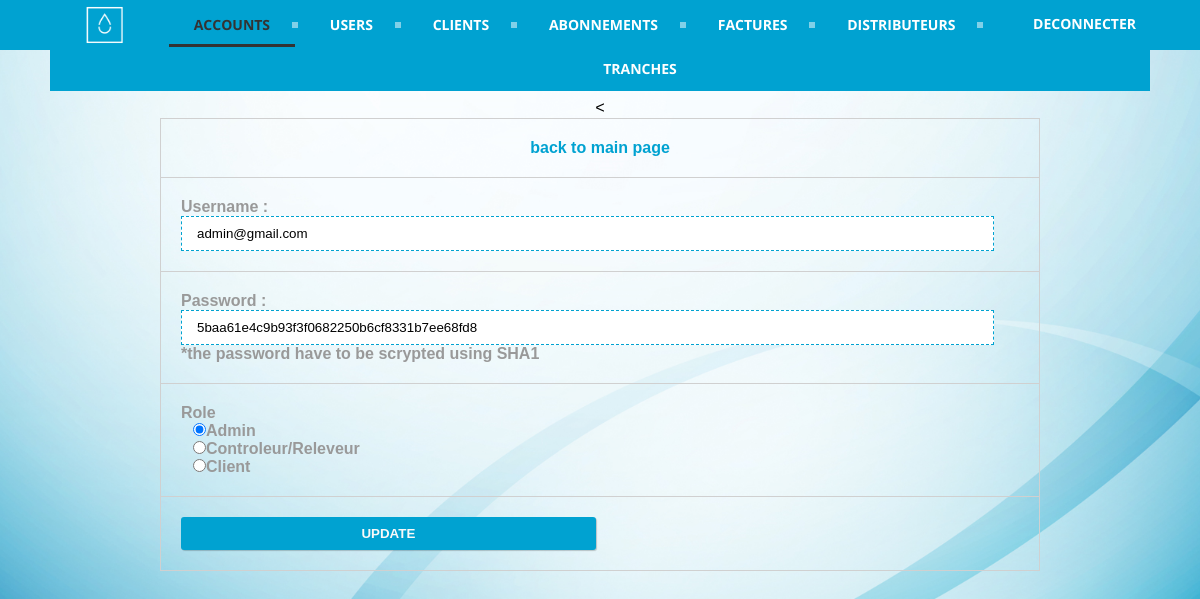
Screenshot of /admin/account/edit_data.php?edit_id=1 (signed in) with the database file from the repository.
### tables this page shows
CREATE TABLE `account` (
  `idAccount` int(255) NOT NULL,
  `username` varchar(45) DEFAULT NULL,
  `password` varchar(250) DEFAULT NULL,
  `type` varchar(35) NOT NULL
);

### admin/account/edit_data.php (the view, shortened to what this page needs)
<?php
if(isset($_GET['edit_id']))
{
   $sql_query="SELECT * FROM account WHERE idAccount=".$_GET['edit_id'];
   $result_set=mysql_query($sql_query);
   $fetched_row=mysql_fetch_array($result_set);
}
?>
<html>
<head>
    <link rel="stylesheet" href="../../public/css/style.css" type="text/css" />
</head>
<body>
    <center>
        <div id="header">
           <div id="content">
            <div id='cssmenu'>
     <a href="../../"><img src="../../public/img/logo-white.png" style="width: 50px; height: 50px; float: left; margin-left: 30px" /></a>
                <form id='logout' action='../../logout-submit.php' method='post' accept-charset='UTF-8'>
                  <input type="submit" class="login-button" value="Deconnecter"></input>
              </form>
              <ul>
                  <li class="active"><a href="#"><span>Accounts</span></a></li>
                  <li><a href="../user/"><span>Users</span></a></li>
                  <li><a href="../client/"><span>Clients</span></a></li>
                  <li><a href="../abbonement/"><span>Abonnements</span></a></li>
                  <li><a href="../facture/"><span>Factures</span></a></li>
                  <li><a href="../distributeur/"><span>Distributeurs</span></a></li>
                  <li class='last'><a href="../tranche/"><span>Tranches</span></a></li>
              </ul>
          </div>
      </div>
  </div>
  <div id="body">
   <div id="content">
    <form method="post"><
        <table align="center">
            <tr>
                <td align="center"><a href="index.php">back to main page</a></td>
            </tr>
            <tr>
                <td>
                Username :
                <input type="email" name="username" placeholder="username" value="<?php echo $fetched_row['username']; ?>" required /></td>
            </tr>
            <tr>
                <td>
                Password :
                <input type="text" name="password" placeholder="password" value="<?php echo $fetched_row['password']; ?>" required />
                *the password have to be scrypted using SHA1
                </td>
            </tr>
            <tr>
                <td>
                    Role<br>
                    <div style="padding-left: 12px">
                        <input id="type_A" type="radio" name="type" value="admin" <?php if($fetched_row['type']=='admin') echo "checked" ?> style="height: initial;
                        width: initial;" /><label for="type_A">Admin</label><br>
                        <input id="type_CR" type="radio" name="type" value="controleur" <?php if($fetched_row['type']=='controleur') echo "checked" ?> style="height: initial;
                        width: initial;"/><label for="type_CR">Controleur/Releveur</label><br>
                        <input id="type_C" type="radio" name="type" value="client" <?php if($fetched_row['type']=='client') echo "checked" ?> style="height: initial;
                        width: initial;"/><label for="type_CR">Client</label>
                    </div>
                </td>
            </tr>
            <tr>
                <td>
                    <button type="submit" name="btn-update"><strong>UPDATE</strong></button>
                </td>
            </tr>
        </table>
    </form>
</div>
</div>
</center>
</body>
</html>

### public/css/style.css (style rules this page uses)
* { margin:0; padding:0; }
html { margin:0; padding:0; background: url(../img/blue.PNG) no-repeat center fixed; -webkit-background-size: cover; background-size: cover; }
body { font-family:"Courier New", Courier, monospace; }
#header { width:100%; height:50px; background:#00a2d1; color:#f9f9f9; font-family:"Lucida Sans Unicode", "Lucida Grande", sans-serif; font-size:35px; text-align:center; }
#header a { color:#fff; text-decoration:blink; }
#body { margin-top:50px; }
#content { padding-left: 50px; padding-right: 50px; }
table { width:80%; font-family:Tahoma, Geneva, sans-serif; font-weight:bolder; color:#999; margin-bottom:80px; }
table a { text-decoration:none; color:#00a2d1; }
table,td,th { border-collapse:collapse; border:solid #d0d0d0 1px; padding:20px; }
table td input { width:97%; height:35px; border:dashed #00a2d1 1px; padding-left:15px; font-family:Verdana, Geneva, sans-serif; box-shadow:0px 0px 0px rgba(1,0,0,0.2); outline:none; }
table td button { border:solid #f9f9f9 0px; box-shadow:1px 1px 1px rgba(1,0,0,0.2); outline:none; background:#00a2d1; padding:9px 15px 9px 15px; color:#f9f9f9; font-family:Arial, Helvetica, sans-serif; font-weight:bolder; border-radius:3px; width:49.5%; }
#cssmenu { background: #00a2d1; width: auto; }
#cssmenu ul { list-style: none; margin: 0; padding: 0; line-height: 1; display: block; zoom: 1; }
#cssmenu ul:after { content: " "; display: block; font-size: 0; height: 0; clear: both; visibility: hidden; }
#cssmenu ul li { display: inline-block; padding: 0; margin: 0; }
#cssmenu ul li a { color: #ffffff; text-decoration: none; display: block; padding: 15px 25px; font-family: 'Open Sans', sans-serif; font-weight: 700; text-transform: uppercase; font-size: 14px; position: relative; -webkit-transition: color .25s; -moz-transition: color .25s; -ms-transition: color .25s; -o-transition: color .25s; transition: color .25s; }
#cssmenu ul li a:after { content: ""; display: block; position: absolute; right: -3px; top: 19px; height: 6px; width: 6px; background: #ffffff; opacity: .5; }
#cssmenu ul li a:before { content: ""; display: block; position: absolute; left: 0; bottom: 0; height: 3px; width: 0; background: #333333; -webkit-transition: width .25s; -moz-transition: width .25s; -ms-transition: width .25s; -o-transition: width .25s; transition: width .25s; }
#cssmenu ul li.last > a:after, #cssmenu ul li:last-child > a:after { display: none; }
#cssmenu ul li.active a { color: #333333; }
#cssmenu ul li.active a:before { width: 100%; }
.login-button { float: right; padding: 14px; background-color: Transparent; background-repeat: no-repeat; border: none; cursor: pointer; overflow: hidden; outline: none; font-family: 'Open Sans', sans-serif; font-weight: 700; text-transform: uppercase; font-size: 14px; color: white; }

### rows the page displays
account: username "admin@gmail.com", password "5baa61e4c9b93f3f0682250b6cf8331b7ee68fd8", type "☑ Admin", type "☐ Controleur/Releveur"
